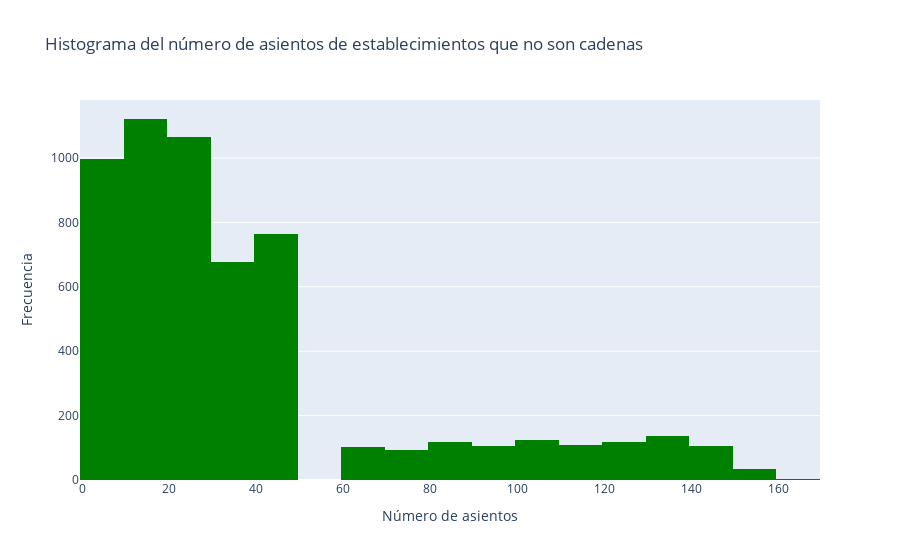

Notebook code cell kept with this figure:
### Markdown cell above
El histograma que proporcionas muestra la distribución de un conjunto de datos que parecen representar el número de asientos en distintos establecimientos. A continuación, algunos puntos clave del análisis:

1. **Distribución Sesgada a la Derecha**: 
   La mayoría de los establecimientos parecen tener menos de 50 asientos, ya que la densidad es mayor entre 0 y 50. Sin embargo, hay un grupo reducido de establecimientos con más asientos, ya que se observan valores hasta alrededor de 150, aunque la frecuencia es mucho menor, aunque mayor que en los establecimientos tipo cadena.

2. **Moda**: 
   El pico más alto está alrededor de los 0-10 asientos. Esto indica que la mayoría de los establecimientos en el conjunto de datos tienden a tener este número de asientos.

3. **Cola Larga**: 
   Se observa una cola en la parte derecha del histograma, lo que sugiere que aunque hay pocos establecimientos con un número de asientos más alto (por encima de 75), algunos alcanzan hasta aproximadamente 150 asientos.

4. **Posible Presencia de Outliers**: 
   En la zona de asientos superiores a 100, puede haber algunos valores atípicos o establecimientos mucho más grandes, pero la frecuencia es muy baja.

5. **Rango de Datos**:
   Los datos parecen estar distribuidos entre aproximadamente 0 y 150 asientos, pero con una gran concentración de establecimientos en los primeros 50 asientos.

Este gráfico muestra una distribución típica en sectores como la restauración, donde muchos establecimientos tienden a ser pequeños o medianos, con unos pocos establecimientos mucho más grandes que cuentan con más asientos.

### Code cell
fig = px.histogram(chainNo, x='number',  title='Histograma del número de asientos de establecimientos que no son cadenas', color_discrete_sequence=['green'], nbins= 20)
fig.update_layout(
    legend_title_text='Es cadena?', 
    yaxis_title='Frecuencia',  # Etiqueta del eje X
    xaxis_title='Número de asientos'  # Etiqueta del eje Y
    )
fig.show()

### Figure 1 — Plotly figure (JSON) as saved in the notebook; plotly's stock layout.template omitted (floating-point values rounded to 4 significant figures; data arrays with more than 128 entries replaced by an {"elided": "..."} marker saying what was removed)
{"data": [{"alignmentgroup": "True", "bingroup": "x", "hovertemplate": "number=%{x}<br>count=%{y}<extra></extra>", "legendgroup": "", "marker": {"color": "green", "pattern": {"shape": ""}}, "name": "", "nbinsx": 20, "offsetgroup": "", "orientation": "v", "showlegend": false, "type": "histogram", "x": {"elided": "5675 int values"}, "xaxis": "x", "yaxis": "y"}], "layout": {"barmode": "relative", "legend": {"title": {"text": "Es cadena?"}, "tracegroupgap": 0}, "title": {"text": "Histograma del número de asientos de establecimientos que no son cadenas"}, "xaxis": {"anchor": "y", "domain": [0, 1], "title": {"text": "Número de asientos"}}, "yaxis": {"anchor": "x", "domain": [0, 1], "title": {"text": "Frecuencia"}}}}
